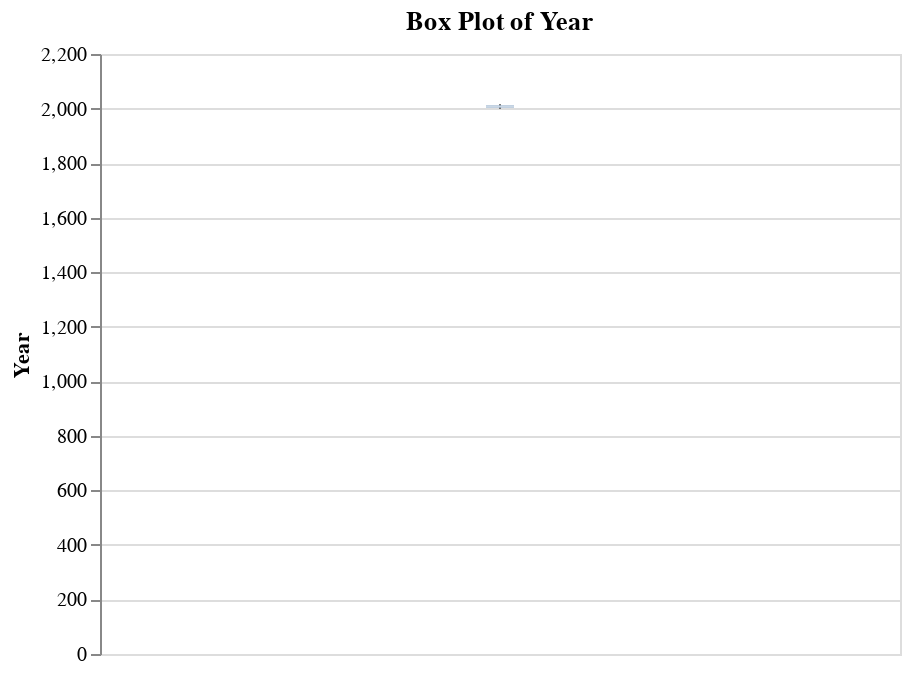
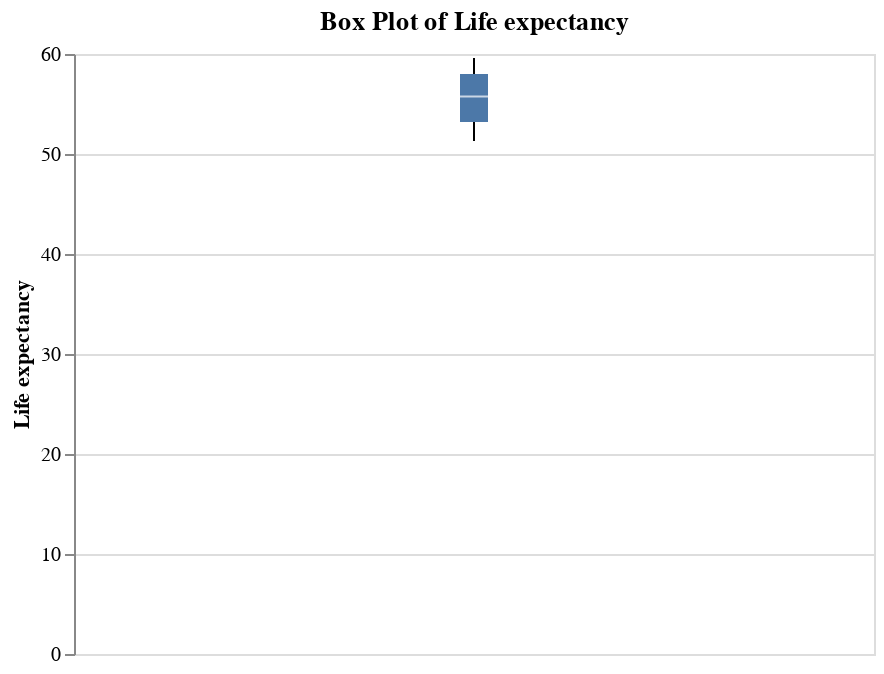
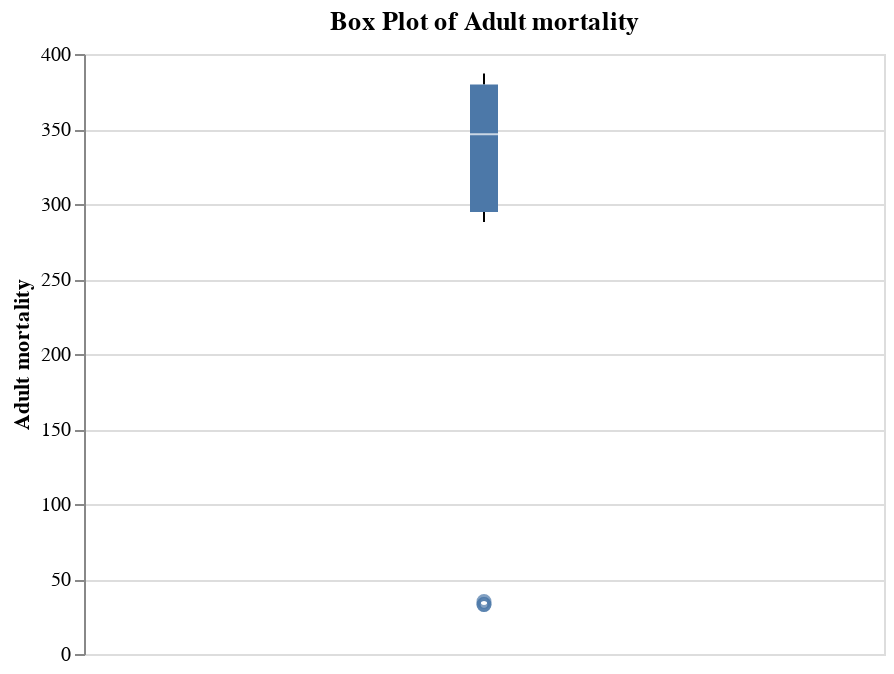
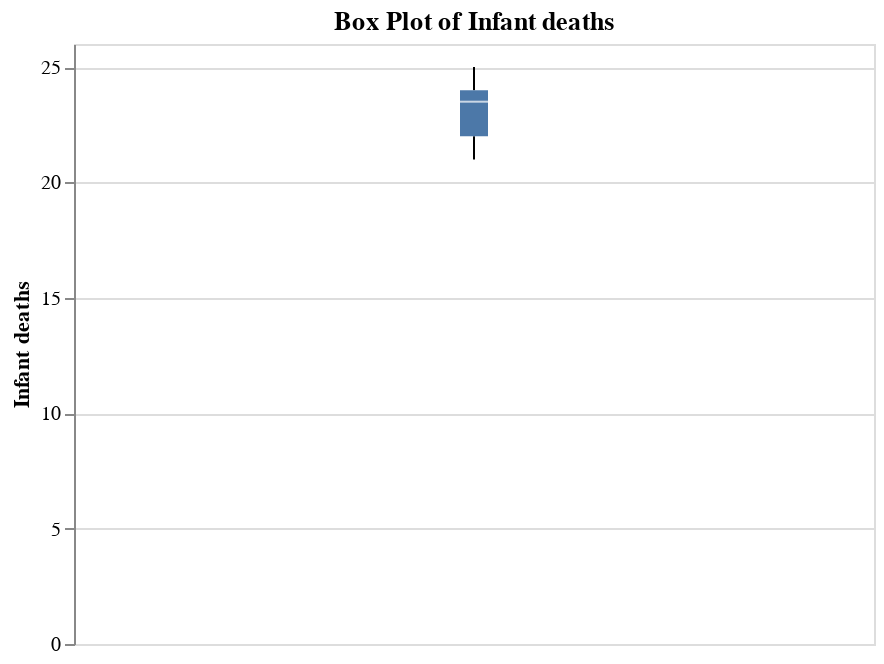

Notebook cell for these charts, in order:
### Code cell
for column in subset_Burundi.select_dtypes(include=['float64', 'int64']).columns:
    # Create a box plot for the current column
    chart = alt.Chart(subset_Burundi).mark_boxplot().encode(
        y=alt.Y(f'{column}:Q', title=column)  # Using f-string for dynamic column naming
    ).properties(
        width=400,
        height=300,
        title=f'Box Plot of {column}'
    )

    # Display the chart
    chart.display()

### Figure 1 — Vega-Lite specification as saved in the notebook (floating-point values rounded to 4 significant figures)
{"config": {"view": {"continuousWidth": 400, "continuousHeight": 300}}, "data": {"name": "data-131a47cd570fb7d24b7988a96d06887f"}, "mark": "boxplot", "encoding": {"y": {"field": "Year", "title": "Year", "type": "quantitative"}}, "height": 300, "title": "Box Plot of Year", "width": 400, "$schema": "https://vega.github.io/schema/vega-lite/v4.17.0.json", "datasets": {"data-131a47cd570fb7d24b7988a96d06887f": [{"Country": "Burundi", "Year": 2015, "Status": "Developing", "Life expectancy": 59.6, "Adult mortality": 288.0, "Infant deaths": 21, "Under-five deaths": 31, "Population": 119900.0, "Schooling": 10.6}, {"Country": "Burundi", "Year": 2014, "Status": "Developing", "Life expectancy": 59.1, "Adult mortality": 297.0, "Infant deaths": 22, "Under-five deaths": 32, "Population": 989200.0, "Schooling": 10.6}, {"Country": "Burundi", "Year": 2013, "Status": "Developing", "Life expectancy": 58.6, "Adult mortality": 33.0, "Infant deaths": 22, "Under-five deaths": 32, "Population": 96190.0, "Schooling": 10.5}, {"Country": "Burundi", "Year": 2012, "Status": "Developing", "Life expectancy": 58.0, "Adult mortality": 312.0, "Infant deaths": 22, "Under-five deaths": 33, "Population": 932000.0, "Schooling": 10.3}, {"Country": "Burundi", "Year": 2011, "Status": "Developing", "Life expectancy": 57.4, "Adult mortality": 321.0, "Infant deaths": 22, "Under-five deaths": 33, "Population": 94360.0, "Schooling": 9.9}, {"Country": "Burundi", "Year": 2010, "Status": "Developing", "Life expectancy": 56.8, "Adult mortality": 33.0, "Infant deaths": 23, "Under-five deaths": 34, "Population": 876700.0, "Schooling": 9.3}, {"Country": "Burundi", "Year": 2009, "Status": "Developing", "Life expectancy": 56.2, "Adult mortality": 338.0, "Infant deaths": 23, "Under-five deaths": 34, "Population": 848900.0, "Schooling": 8.6}, {"Country": "Burundi", "Year": 2008, "Status": "Developing", "Life expectancy": 55.3, "Adult mortality": 35.0, "Infant deaths": 23, "Under-five deaths": 35, "Population": 8212000.0, "Schooling": 7.9}, {"Country": "Burundi", "Year": 2007, "Status": "Developing", "Life expectancy": 54.8, "Adult mortality": 355.0, "Infant deaths": 24, "Under-five deaths": 36, "Population": 7940000.0, "Schooling": 7.2}, {"Country": "Burundi", "Year": 2006, "Status": "Developing", "Life expectancy": 54.1, "Adult mortality": 361.0, "Infant deaths": 24, "Under-five deaths": 36, "Population": 7675000.0, "Schooling": 5.9}, {"Country": "Burundi", "Year": 2005, "Status": "Developing", "Life expectancy": 53.4, "Adult mortality": 369.0, "Infant deaths": 24, "Under-five deaths": 37, "Population": 7423000.0, "Schooling": 5.6}, {"Country": "Burundi", "Year": 2004, "Status": "Developing", "Life expectancy": 52.6, "Adult mortality": 378.0, "Infant deaths": 24, "Under-five deaths": 38, "Population": 7182000.0, "Schooling": 5.2}, {"Country": "Burundi", "Year": 2003, "Status": "Developing", "Life expectancy": 51.9, "Adult mortality": 387.0, "Infant deaths": 24, "Under-five deaths": 38, "Population": 6953000.0, "Schooling": 4.7}, {"Country": "Burundi", "Year": 2002, "Status": "Developing", "Life expectancy": 51.5, "Adult mortality": 387.0, "Infant deaths": 24, "Under-five deaths": 39, "Population": 6742000.0, "Schooling": 4.4}, {"Country": "Burundi", "Year": 2001, "Status": "Developing", "Life expectancy": 51.3, "Adult mortality": 385.0, "Infant deaths": 25, "Under-five deaths": 40, "Population": 6556000.0, "Schooling": 4.5}, {"Country": "Burundi", "Year": 2000, "Status": "Developing", "Life expectancy": 58.0, "Adult mortality": 386.0, "Infant deaths": 25, "Under-five deaths": 41, "Population": 6476.0, "Schooling": 4.5}]}}

### Figure 2 — Vega-Lite specification as saved in the notebook (floating-point values rounded to 4 significant figures)
{"config": {"view": {"continuousWidth": 400, "continuousHeight": 300}}, "data": {"name": "data-131a47cd570fb7d24b7988a96d06887f"}, "mark": "boxplot", "encoding": {"y": {"field": "Life expectancy", "title": "Life expectancy", "type": "quantitative"}}, "height": 300, "title": "Box Plot of Life expectancy", "width": 400, "$schema": "https://vega.github.io/schema/vega-lite/v4.17.0.json", "datasets": {"data-131a47cd570fb7d24b7988a96d06887f": [{"Country": "Burundi", "Year": 2015, "Status": "Developing", "Life expectancy": 59.6, "Adult mortality": 288.0, "Infant deaths": 21, "Under-five deaths": 31, "Population": 119900.0, "Schooling": 10.6}, {"Country": "Burundi", "Year": 2014, "Status": "Developing", "Life expectancy": 59.1, "Adult mortality": 297.0, "Infant deaths": 22, "Under-five deaths": 32, "Population": 989200.0, "Schooling": 10.6}, {"Country": "Burundi", "Year": 2013, "Status": "Developing", "Life expectancy": 58.6, "Adult mortality": 33.0, "Infant deaths": 22, "Under-five deaths": 32, "Population": 96190.0, "Schooling": 10.5}, {"Country": "Burundi", "Year": 2012, "Status": "Developing", "Life expectancy": 58.0, "Adult mortality": 312.0, "Infant deaths": 22, "Under-five deaths": 33, "Population": 932000.0, "Schooling": 10.3}, {"Country": "Burundi", "Year": 2011, "Status": "Developing", "Life expectancy": 57.4, "Adult mortality": 321.0, "Infant deaths": 22, "Under-five deaths": 33, "Population": 94360.0, "Schooling": 9.9}, {"Country": "Burundi", "Year": 2010, "Status": "Developing", "Life expectancy": 56.8, "Adult mortality": 33.0, "Infant deaths": 23, "Under-five deaths": 34, "Population": 876700.0, "Schooling": 9.3}, {"Country": "Burundi", "Year": 2009, "Status": "Developing", "Life expectancy": 56.2, "Adult mortality": 338.0, "Infant deaths": 23, "Under-five deaths": 34, "Population": 848900.0, "Schooling": 8.6}, {"Country": "Burundi", "Year": 2008, "Status": "Developing", "Life expectancy": 55.3, "Adult mortality": 35.0, "Infant deaths": 23, "Under-five deaths": 35, "Population": 8212000.0, "Schooling": 7.9}, {"Country": "Burundi", "Year": 2007, "Status": "Developing", "Life expectancy": 54.8, "Adult mortality": 355.0, "Infant deaths": 24, "Under-five deaths": 36, "Population": 7940000.0, "Schooling": 7.2}, {"Country": "Burundi", "Year": 2006, "Status": "Developing", "Life expectancy": 54.1, "Adult mortality": 361.0, "Infant deaths": 24, "Under-five deaths": 36, "Population": 7675000.0, "Schooling": 5.9}, {"Country": "Burundi", "Year": 2005, "Status": "Developing", "Life expectancy": 53.4, "Adult mortality": 369.0, "Infant deaths": 24, "Under-five deaths": 37, "Population": 7423000.0, "Schooling": 5.6}, {"Country": "Burundi", "Year": 2004, "Status": "Developing", "Life expectancy": 52.6, "Adult mortality": 378.0, "Infant deaths": 24, "Under-five deaths": 38, "Population": 7182000.0, "Schooling": 5.2}, {"Country": "Burundi", "Year": 2003, "Status": "Developing", "Life expectancy": 51.9, "Adult mortality": 387.0, "Infant deaths": 24, "Under-five deaths": 38, "Population": 6953000.0, "Schooling": 4.7}, {"Country": "Burundi", "Year": 2002, "Status": "Developing", "Life expectancy": 51.5, "Adult mortality": 387.0, "Infant deaths": 24, "Under-five deaths": 39, "Population": 6742000.0, "Schooling": 4.4}, {"Country": "Burundi", "Year": 2001, "Status": "Developing", "Life expectancy": 51.3, "Adult mortality": 385.0, "Infant deaths": 25, "Under-five deaths": 40, "Population": 6556000.0, "Schooling": 4.5}, {"Country": "Burundi", "Year": 2000, "Status": "Developing", "Life expectancy": 58.0, "Adult mortality": 386.0, "Infant deaths": 25, "Under-five deaths": 41, "Population": 6476.0, "Schooling": 4.5}]}}

### Figure 3 — Vega-Lite specification as saved in the notebook (floating-point values rounded to 4 significant figures)
{"config": {"view": {"continuousWidth": 400, "continuousHeight": 300}}, "data": {"name": "data-131a47cd570fb7d24b7988a96d06887f"}, "mark": "boxplot", "encoding": {"y": {"field": "Adult mortality", "title": "Adult mortality", "type": "quantitative"}}, "height": 300, "title": "Box Plot of Adult mortality", "width": 400, "$schema": "https://vega.github.io/schema/vega-lite/v4.17.0.json", "datasets": {"data-131a47cd570fb7d24b7988a96d06887f": [{"Country": "Burundi", "Year": 2015, "Status": "Developing", "Life expectancy": 59.6, "Adult mortality": 288.0, "Infant deaths": 21, "Under-five deaths": 31, "Population": 119900.0, "Schooling": 10.6}, {"Country": "Burundi", "Year": 2014, "Status": "Developing", "Life expectancy": 59.1, "Adult mortality": 297.0, "Infant deaths": 22, "Under-five deaths": 32, "Population": 989200.0, "Schooling": 10.6}, {"Country": "Burundi", "Year": 2013, "Status": "Developing", "Life expectancy": 58.6, "Adult mortality": 33.0, "Infant deaths": 22, "Under-five deaths": 32, "Population": 96190.0, "Schooling": 10.5}, {"Country": "Burundi", "Year": 2012, "Status": "Developing", "Life expectancy": 58.0, "Adult mortality": 312.0, "Infant deaths": 22, "Under-five deaths": 33, "Population": 932000.0, "Schooling": 10.3}, {"Country": "Burundi", "Year": 2011, "Status": "Developing", "Life expectancy": 57.4, "Adult mortality": 321.0, "Infant deaths": 22, "Under-five deaths": 33, "Population": 94360.0, "Schooling": 9.9}, {"Country": "Burundi", "Year": 2010, "Status": "Developing", "Life expectancy": 56.8, "Adult mortality": 33.0, "Infant deaths": 23, "Under-five deaths": 34, "Population": 876700.0, "Schooling": 9.3}, {"Country": "Burundi", "Year": 2009, "Status": "Developing", "Life expectancy": 56.2, "Adult mortality": 338.0, "Infant deaths": 23, "Under-five deaths": 34, "Population": 848900.0, "Schooling": 8.6}, {"Country": "Burundi", "Year": 2008, "Status": "Developing", "Life expectancy": 55.3, "Adult mortality": 35.0, "Infant deaths": 23, "Under-five deaths": 35, "Population": 8212000.0, "Schooling": 7.9}, {"Country": "Burundi", "Year": 2007, "Status": "Developing", "Life expectancy": 54.8, "Adult mortality": 355.0, "Infant deaths": 24, "Under-five deaths": 36, "Population": 7940000.0, "Schooling": 7.2}, {"Country": "Burundi", "Year": 2006, "Status": "Developing", "Life expectancy": 54.1, "Adult mortality": 361.0, "Infant deaths": 24, "Under-five deaths": 36, "Population": 7675000.0, "Schooling": 5.9}, {"Country": "Burundi", "Year": 2005, "Status": "Developing", "Life expectancy": 53.4, "Adult mortality": 369.0, "Infant deaths": 24, "Under-five deaths": 37, "Population": 7423000.0, "Schooling": 5.6}, {"Country": "Burundi", "Year": 2004, "Status": "Developing", "Life expectancy": 52.6, "Adult mortality": 378.0, "Infant deaths": 24, "Under-five deaths": 38, "Population": 7182000.0, "Schooling": 5.2}, {"Country": "Burundi", "Year": 2003, "Status": "Developing", "Life expectancy": 51.9, "Adult mortality": 387.0, "Infant deaths": 24, "Under-five deaths": 38, "Population": 6953000.0, "Schooling": 4.7}, {"Country": "Burundi", "Year": 2002, "Status": "Developing", "Life expectancy": 51.5, "Adult mortality": 387.0, "Infant deaths": 24, "Under-five deaths": 39, "Population": 6742000.0, "Schooling": 4.4}, {"Country": "Burundi", "Year": 2001, "Status": "Developing", "Life expectancy": 51.3, "Adult mortality": 385.0, "Infant deaths": 25, "Under-five deaths": 40, "Population": 6556000.0, "Schooling": 4.5}, {"Country": "Burundi", "Year": 2000, "Status": "Developing", "Life expectancy": 58.0, "Adult mortality": 386.0, "Infant deaths": 25, "Under-five deaths": 41, "Population": 6476.0, "Schooling": 4.5}]}}

### Figure 4 — Vega-Lite specification as saved in the notebook (floating-point values rounded to 4 significant figures)
{"config": {"view": {"continuousWidth": 400, "continuousHeight": 300}}, "data": {"name": "data-131a47cd570fb7d24b7988a96d06887f"}, "mark": "boxplot", "encoding": {"y": {"field": "Infant deaths", "title": "Infant deaths", "type": "quantitative"}}, "height": 300, "title": "Box Plot of Infant deaths", "width": 400, "$schema": "https://vega.github.io/schema/vega-lite/v4.17.0.json", "datasets": {"data-131a47cd570fb7d24b7988a96d06887f": [{"Country": "Burundi", "Year": 2015, "Status": "Developing", "Life expectancy": 59.6, "Adult mortality": 288.0, "Infant deaths": 21, "Under-five deaths": 31, "Population": 119900.0, "Schooling": 10.6}, {"Country": "Burundi", "Year": 2014, "Status": "Developing", "Life expectancy": 59.1, "Adult mortality": 297.0, "Infant deaths": 22, "Under-five deaths": 32, "Population": 989200.0, "Schooling": 10.6}, {"Country": "Burundi", "Year": 2013, "Status": "Developing", "Life expectancy": 58.6, "Adult mortality": 33.0, "Infant deaths": 22, "Under-five deaths": 32, "Population": 96190.0, "Schooling": 10.5}, {"Country": "Burundi", "Year": 2012, "Status": "Developing", "Life expectancy": 58.0, "Adult mortality": 312.0, "Infant deaths": 22, "Under-five deaths": 33, "Population": 932000.0, "Schooling": 10.3}, {"Country": "Burundi", "Year": 2011, "Status": "Developing", "Life expectancy": 57.4, "Adult mortality": 321.0, "Infant deaths": 22, "Under-five deaths": 33, "Population": 94360.0, "Schooling": 9.9}, {"Country": "Burundi", "Year": 2010, "Status": "Developing", "Life expectancy": 56.8, "Adult mortality": 33.0, "Infant deaths": 23, "Under-five deaths": 34, "Population": 876700.0, "Schooling": 9.3}, {"Country": "Burundi", "Year": 2009, "Status": "Developing", "Life expectancy": 56.2, "Adult mortality": 338.0, "Infant deaths": 23, "Under-five deaths": 34, "Population": 848900.0, "Schooling": 8.6}, {"Country": "Burundi", "Year": 2008, "Status": "Developing", "Life expectancy": 55.3, "Adult mortality": 35.0, "Infant deaths": 23, "Under-five deaths": 35, "Population": 8212000.0, "Schooling": 7.9}, {"Country": "Burundi", "Year": 2007, "Status": "Developing", "Life expectancy": 54.8, "Adult mortality": 355.0, "Infant deaths": 24, "Under-five deaths": 36, "Population": 7940000.0, "Schooling": 7.2}, {"Country": "Burundi", "Year": 2006, "Status": "Developing", "Life expectancy": 54.1, "Adult mortality": 361.0, "Infant deaths": 24, "Under-five deaths": 36, "Population": 7675000.0, "Schooling": 5.9}, {"Country": "Burundi", "Year": 2005, "Status": "Developing", "Life expectancy": 53.4, "Adult mortality": 369.0, "Infant deaths": 24, "Under-five deaths": 37, "Population": 7423000.0, "Schooling": 5.6}, {"Country": "Burundi", "Year": 2004, "Status": "Developing", "Life expectancy": 52.6, "Adult mortality": 378.0, "Infant deaths": 24, "Under-five deaths": 38, "Population": 7182000.0, "Schooling": 5.2}, {"Country": "Burundi", "Year": 2003, "Status": "Developing", "Life expectancy": 51.9, "Adult mortality": 387.0, "Infant deaths": 24, "Under-five deaths": 38, "Population": 6953000.0, "Schooling": 4.7}, {"Country": "Burundi", "Year": 2002, "Status": "Developing", "Life expectancy": 51.5, "Adult mortality": 387.0, "Infant deaths": 24, "Under-five deaths": 39, "Population": 6742000.0, "Schooling": 4.4}, {"Country": "Burundi", "Year": 2001, "Status": "Developing", "Life expectancy": 51.3, "Adult mortality": 385.0, "Infant deaths": 25, "Under-five deaths": 40, "Population": 6556000.0, "Schooling": 4.5}, {"Country": "Burundi", "Year": 2000, "Status": "Developing", "Life expectancy": 58.0, "Adult mortality": 386.0, "Infant deaths": 25, "Under-five deaths": 41, "Population": 6476.0, "Schooling": 4.5}]}}
